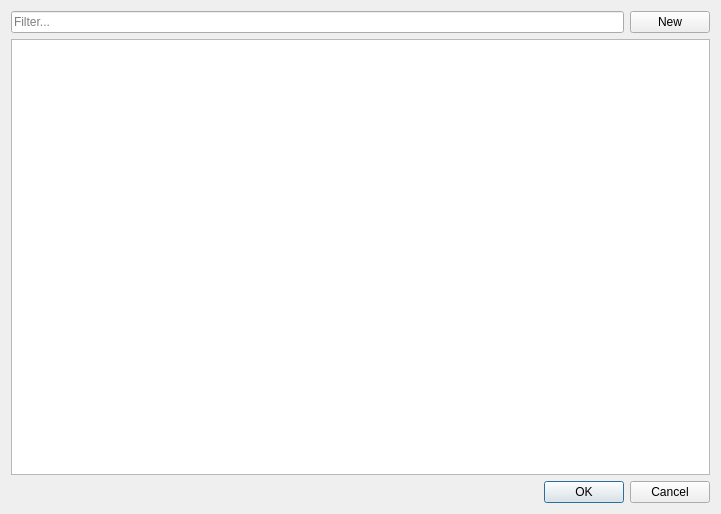
<?xml version="1.0" encoding="UTF-8"?>
<ui version="4.0">
 <class>CustomerSelectionDialog</class>
 <widget class="QDialog" name="CustomerSelectionDialog">
  <property name="geometry">
   <rect>
    <x>0</x>
    <y>0</y>
    <width>721</width>
    <height>514</height>
   </rect>
  </property>
  <property name="windowTitle">
   <string>Select Customer</string>
  </property>
  <layout class="QVBoxLayout" name="verticalLayout">
   <item>
    <layout class="QHBoxLayout" name="horizontalLayout">
     <item>
      <widget class="QLineEdit" name="leFilter">
       <property name="placeholderText">
        <string>Filter...</string>
       </property>
      </widget>
     </item>
     <item>
      <widget class="QPushButton" name="btnAddCustomer">
       <property name="text">
        <string>New</string>
       </property>
       <property name="icon">
        <iconset resource="../../resources.qrc">
         <normaloff>:/icon/add</normaloff>:/icon/add</iconset>
       </property>
      </widget>
     </item>
    </layout>
   </item>
   <item>
    <widget class="QTableView" name="tblCustomers">
     <property name="selectionMode">
      <enum>QAbstractItemView::SingleSelection</enum>
     </property>
     <property name="selectionBehavior">
      <enum>QAbstractItemView::SelectRows</enum>
     </property>
     <attribute name="horizontalHeaderCascadingSectionResizes">
      <bool>false</bool>
     </attribute>
     <attribute name="horizontalHeaderStretchLastSection">
      <bool>true</bool>
     </attribute>
    </widget>
   </item>
   <item>
    <widget class="QDialogButtonBox" name="buttonBox">
     <property name="enabled">
      <bool>true</bool>
     </property>
     <property name="orientation">
      <enum>Qt::Horizontal</enum>
     </property>
     <property name="standardButtons">
      <set>QDialogButtonBox::Cancel|QDialogButtonBox::Ok</set>
     </property>
    </widget>
   </item>
  </layout>
 </widget>
 <resources>
  <include location="../../resources.qrc"/>
 </resources>
 <connections>
  <connection>
   <sender>buttonBox</sender>
   <signal>accepted()</signal>
   <receiver>CustomerSelectionDialog</receiver>
   <slot>accept()</slot>
   <hints>
    <hint type="sourcelabel">
     <x>248</x>
     <y>254</y>
    </hint>
    <hint type="destinationlabel">
     <x>157</x>
     <y>274</y>
    </hint>
   </hints>
  </connection>
  <connection>
   <sender>buttonBox</sender>
   <signal>rejected()</signal>
   <receiver>CustomerSelectionDialog</receiver>
   <slot>reject()</slot>
   <hints>
    <hint type="sourcelabel">
     <x>316</x>
     <y>260</y>
    </hint>
    <hint type="destinationlabel">
     <x>286</x>
     <y>274</y>
    </hint>
   </hints>
  </connection>
 </connections>
</ui>
